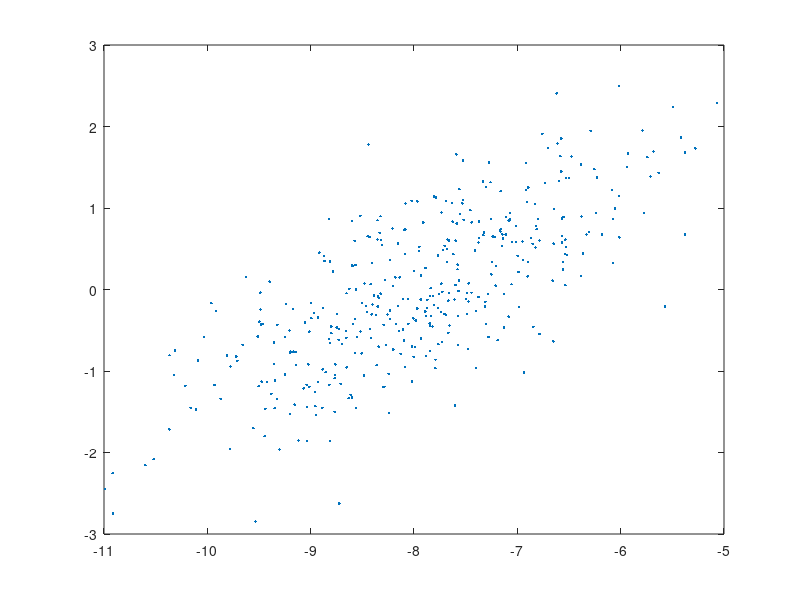

Write MATLAB code to recreate this figure. (Note: this script raises an error after producing the figure.)
clear all;
close all;

file = load('EllipsePoints.mat');
y1 = file.Y1;
plot(y1(1,:),y1(2,:),'.');
PCA(file.Y1);
pause;

y2 = file.Y2;
plot(y2(1,:),y2(2,:),'.');
PCA(file.Y2);
pause;

y3 = file.Y3;
plot(y3(1,:),y3(2,:),'.');

PCA(file.Y3);
pause;
close;